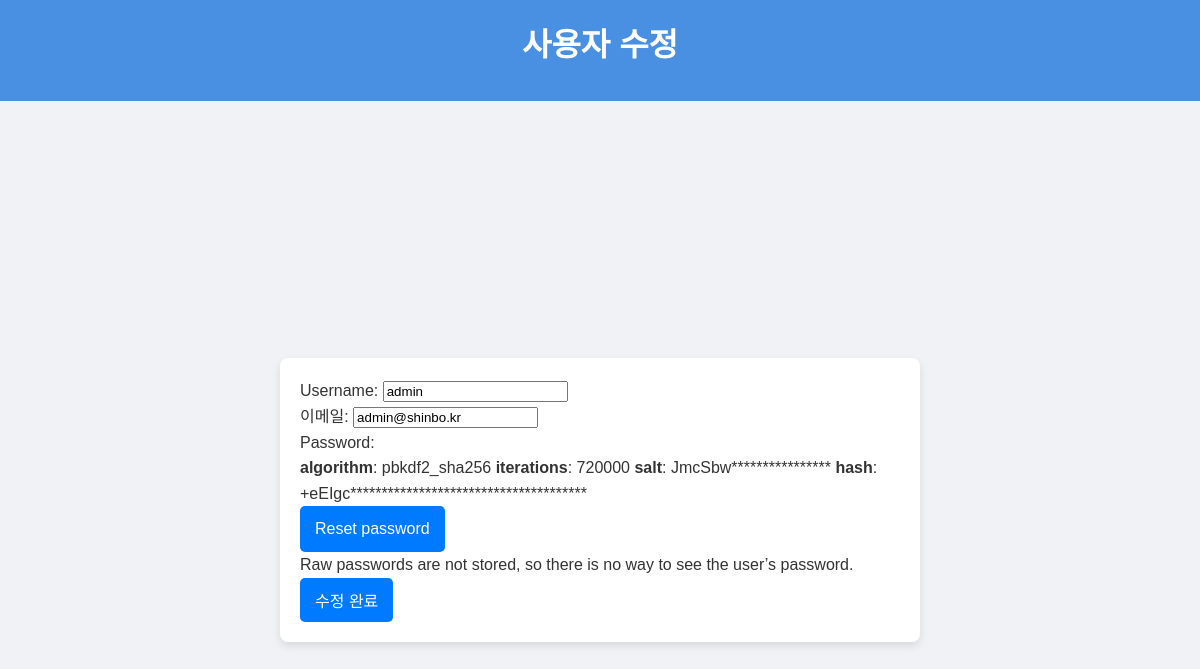
Before: /accounts/edit_user/1/ (signed in) with the older database file.
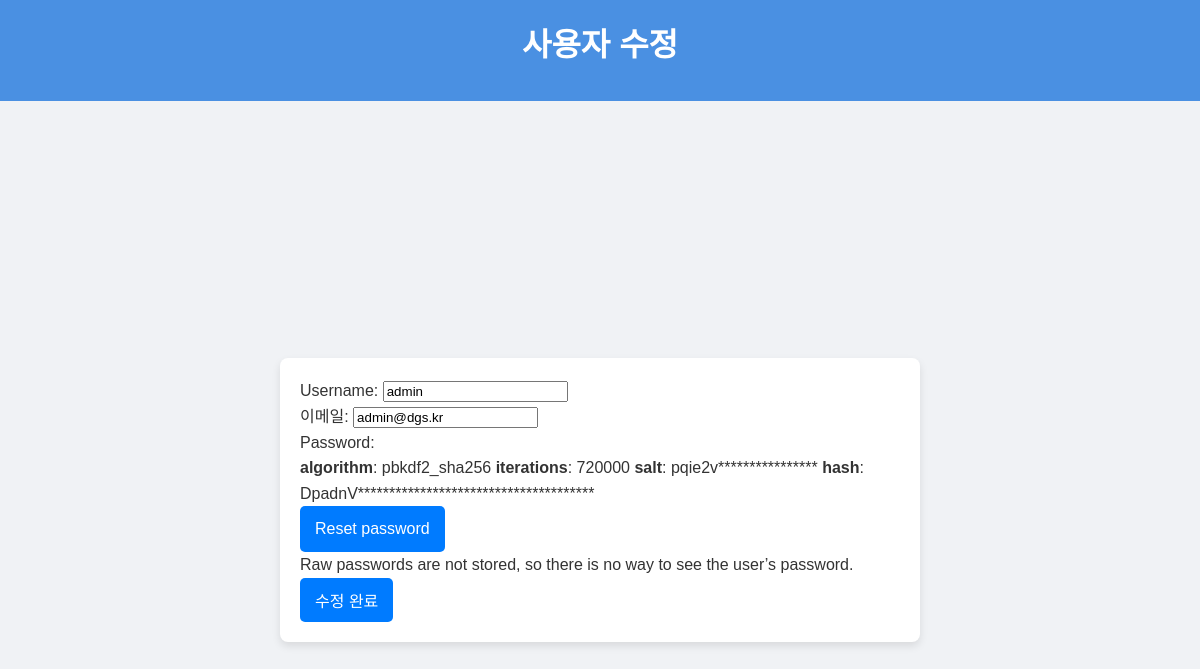
After: the same page with the newer database file.
### apps/accounts/models.py (models this page shows, shortened)
class CustomUser(AbstractBaseUser):
    username = models.CharField(max_length=150, unique=True)
    email = models.EmailField(unique=True)
    is_active = models.BooleanField(default=True)
    is_staff = models.BooleanField(default=False)
    is_superuser = models.BooleanField(default=False)  # 슈퍼유저 필드
    objects = CustomUserManager()
    USERNAME_FIELD = 'username'
    REQUIRED_FIELDS = ['email']

### apps/accounts/views.py (the view)
# urls.py: path('edit_user/<int:user_id>/', edit_user_view, name='edit_user'),
@admin_required
def edit_user_view(request, user_id):
    user = get_object_or_404(User, id=user_id)
    if request.method == 'POST':
        form = CustomUserChangeForm(request.POST, instance=user)
        if form.is_valid():
            form.save()
            messages.success(request, '사용자 정보가 성공적으로 수정되었습니다.')
            return redirect('user_list')
    else:
        form = CustomUserChangeForm(instance=user)
    return render(request, 'accounts/edit_user.html', {'form': form, 'user': user})

### apps/accounts/forms.py (shortened to what this page needs)
class CustomUserChangeForm(UserChangeForm):
    email = forms.EmailField(required=True, label="이메일")
    class Meta:
        model = CustomUser
        fields = ('username', 'email', 'password')

### apps/accounts/views.py (called while the page is built)
def admin_required(view_func):
    decorated_view_func = login_required(user_passes_test(lambda u: u.is_superuser)(view_func))
    return decorated_view_func

### templates/accounts/edit_user.html (shortened to what this page needs)
<!DOCTYPE html>
<html lang="ko">
<head>
    {% load static %}
    <link rel="stylesheet" href="{% static 'css/style.css' %}">
</head>
<body>
    <header>
        <div class="header-container">
            <h1>사용자 수정</h1>
        </div>
    </header>
    <main>
        <div class="main-container">
            <div class="form-container">
                <form method="post">
                    {{ form.as_p }}
                    <button type="submit" class="button">수정 완료</button>
                </form>
            </div>
        </div>
    </main>
</body>
</html>

### static/css/style.css (style rules this page uses)
body, h1, p { margin: 0; padding: 0; box-sizing: border-box; }
body { font-family: 'Arial', sans-serif; background-color: #f0f2f5; color: #333; line-height: 1.6; }
header { background-color: #4a90e2; color: #fff; padding: 20px 0; text-align: center; width: 100%; position: fixed; top: 0; left: 0; }
.header-container { max-width: 1200px; margin: 0 auto; padding: 0 20px; }
header h1 { font-size: 2em; margin-bottom: 10px; }
main { display: flex; justify-content: center; align-items: center; min-height: 100vh; padding: 100px 20px 20px; }
.main-container { width: 100%; max-width: 1200px; display: flex; justify-content: flex-start; }
.form-container { background-color: #fff; padding: 20px; border-radius: 8px; box-shadow: 0 4px 8px rgba(0, 0, 0, 0.1); max-width: 600px; width: 100%; margin: 0 auto; }
.button { background-color: #4a90e2; color: #fff; padding: 10px 20px; border: none; border-radius: 5px; font-size: 16px; cursor: pointer; transition: background-color 0.3s; display: inline-block; }
.button { display: inline-block; padding: 10px 15px; background-color: #007bff; color: #fff; text-decoration: none; border-radius: 5px; }

Changed rows visible on the page:
changed CustomUser "admin": email "admin@shinbo.kr" → "admin@dgs.kr"
Other visible differences:
text no longer shown: "Username: 이메일: Password: algorithm : pbkdf2_sha256 iterations : 720000 salt : JmcSbw**************** hash : +eEIgc************************************** Reset password Raw passwords are not stored, so there is no way to see the user’s password."
text now shown: "Username: 이메일: Password: algorithm : pbkdf2_sha256 iterations : 720000 salt : pqie2v**************** hash : DpadnV************************************** Reset password Raw passwords are not stored, so there is no way to see the user’s password."
